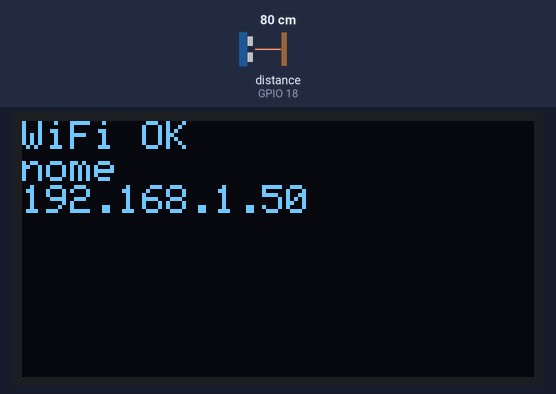
Bench run of a program on a simulated ESP32. Parts: 128×64 one-colour display. Wiring (inferred from the names in the program): ultrasonic range finder: trigger GPIO 5; echo GPIO 18. Inputs (shaded band) come from the test bench; at power-on: distance to the obstacle (sensor on GPIO 18) 80 cm. The echo pulse lasts 58.3 µs per cm; WiFi joins after 1.5 s; servers stay silent unless stated; uploads are accepted with an empty reply; what the program prints to the serial monitor is not drawn.

Above: at 1.9 s.

The program:

main.cpp
```cpp
#include <WiFi.h>
#include <HTTPClient.h>
#include <ArduinoJson.h>
#include <Wire.h>
#include <Adafruit_GFX.h>
#include <Adafruit_SSD1306.h>
#include "config.h"

struct Network { const char *ssid; const char *password; };
const Network networks[] = {
  { WIFI_SSID, WIFI_PASSWORD },
};
const int  numNetworks = sizeof(networks) / sizeof(networks[0]);
const char *serverName = "http://" SERVER_IP ":8000/post";

const int pinTrig = 5;
const int pinEcho = 18;

#define SCREEN_WIDTH 128
#define SCREEN_HEIGHT 64
Adafruit_SSD1306 display(SCREEN_WIDTH, SCREEN_HEIGHT, &Wire, -1);
bool displayOk = false;

float medirDistancia() {
  digitalWrite(pinTrig, LOW);  delayMicroseconds(4);
  digitalWrite(pinTrig, HIGH); delayMicroseconds(10);
  digitalWrite(pinTrig, LOW);
  long dur = pulseIn(pinEcho, HIGH, 60000);
  Serial.printf("[sensor] dur=%ld us\n", dur);
  if (dur == 0) return -1;
  return dur * 0.034f / 2.0f;
}

void showDisplay(const String &name, float fillPct, const String &nivel) {
  if (!displayOk) return;
  display.clearDisplay();
  display.setTextColor(SSD1306_WHITE);

  display.setTextSize(1);
  String n = (name.length() == 0) ? "Sem recipiente" : name;
  if (n.length() > 21) n = n.substring(0, 18) + "...";
  int16_t bx, by; uint16_t bw, bh;
  display.getTextBounds(n, 0, 0, &bx, &by, &bw, &bh);
  display.setCursor((128 - (int)bw) / 2, 4);
  display.print(n);

  String pctStr = String((int)fillPct) + "%";
  display.setTextSize(3);
  display.getTextBounds(pctStr, 0, 0, &bx, &by, &bw, &bh);
  display.setCursor((128 - (int)bw) / 2, 19);
  display.print(pctStr);

  const int barY = 57, barW = 124, barH = 5;
  display.drawRect(2, barY, barW, barH, SSD1306_WHITE);
  int fillPx = (int)(fillPct / 100.0f * (barW - 2));
  if (fillPx > 0)
    display.fillRect(3, barY + 1, fillPx, barH - 2, SSD1306_WHITE);

  display.display();
  display.invertDisplay(nivel == "vazio");
}

void setup() {
  Serial.begin(115200);

  pinMode(pinTrig, OUTPUT);
  pinMode(pinEcho, INPUT);

  Wire.begin();
  uint8_t oledAddr = 0;
  for (uint8_t addr : {0x3C, 0x3D}) {
    Wire.beginTransmission(addr);
    if (Wire.endTransmission() == 0) { oledAddr = addr; break; }
  }
  Serial.printf("Display I2C: %s\n", oledAddr ? String("0x" + String(oledAddr, HEX)).c_str() : "nao encontrado");

  displayOk = oledAddr && display.begin(SSD1306_SWITCHCAPVCC, oledAddr);
  if (!displayOk) {
    Serial.println("Falha ao iniciar display — continuando sem ele");
  } else {
    display.clearDisplay();
    display.setTextSize(1);
    display.setTextColor(SSD1306_WHITE);
    display.setCursor(0, 0);
    display.println("Conectando WiFi...");
    display.display();
  }

  bool connected = false;
  for (int n = 0; n < numNetworks && !connected; n++) {
    Serial.printf("Tentando: %s\n", networks[n].ssid);
    if (displayOk) {
      display.clearDisplay();
      display.setTextSize(1);
      display.setTextColor(SSD1306_WHITE);
      display.setCursor(0, 0);
      display.println("Conectando WiFi...");
      display.println(networks[n].ssid);
      display.display();
    }

    WiFi.disconnect(true);
    delay(200);
    WiFi.begin(networks[n].ssid, networks[n].password);

    for (int t = 0; WiFi.status() != WL_CONNECTED && t < 20; t++) {
      delay(500); Serial.print(".");
    }
    Serial.println();

    if (WiFi.status() == WL_CONNECTED) connected = true;
  }

  if (connected) {
    Serial.println("IP: " + WiFi.localIP().toString());
    if (displayOk) {
      display.clearDisplay();
      display.setCursor(0, 0);
      display.println("WiFi OK");
      display.println(WiFi.SSID());
      display.println(WiFi.localIP().toString());
      display.display();
      delay(1500);
    }
  } else {
    Serial.println("Falha em todas as redes.");
    if (displayOk) {
      display.clearDisplay();
      display.setCursor(0, 0);
      display.println("Sem WiFi!");
      display.display();
    }
  }
}

void loop() {
  float dist = medirDistancia();
  bool  wifi = (WiFi.status() == WL_CONNECTED);

  if (wifi && dist > 0) {
    HTTPClient http;
    http.begin(serverName);
    http.setTimeout(3000);
    http.addHeader("Content-Type", "application/x-www-form-urlencoded");

    int code = http.POST("distancia=" + String(dist, 1) + "cm");

    if (code > 0) {
      StaticJsonDocument<256> doc;
      if (deserializeJson(doc, http.getString()) == DeserializationError::Ok) {
        showDisplay(doc["container"] | "", doc["fill_pct"] | 0.0f, doc["nivel"] | "vazio");
        Serial.printf("Dist: %.1f cm | %.1f%% | HTTP %d\n", dist, (float)(doc["fill_pct"] | 0.0f), code);
      }
    } else {
      Serial.printf("Erro HTTP: %d\n", code);
    }
    http.end();

  } else if (!wifi) {
    Serial.println("Sem WiFi. Reconectando...");
    for (int n = 0; n < numNetworks && WiFi.status() != WL_CONNECTED; n++)
      WiFi.begin(networks[n].ssid, networks[n].password);
    delay(2000);
  } else {
    Serial.println("Sem objeto detectado.");
  }

  delay(500);
}
```

config.h
```cpp
#pragma once

// ─── CONFIGURAÇÃO ─────────────────────────────────────────────
// Edite apenas estas 3 linhas:

#define WIFI_SSID     "nome"
#define WIFI_PASSWORD "12345678"
#define SERVER_IP     "10.198.110.46"

// ──────────────────────────────────────────────────────────────
```
